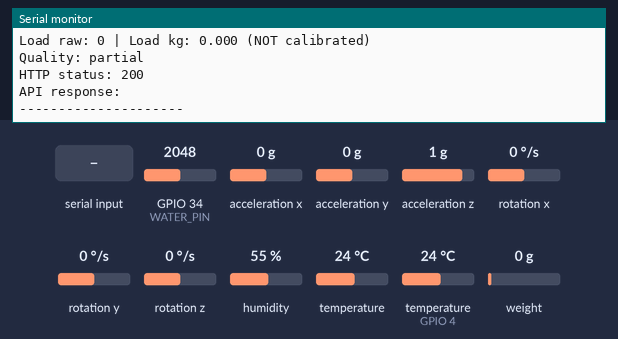
Bench run of a sketch on a simulated ESP32. Shown: the last lines printed to the serial monitor. Inputs (shaded band) come from the test bench; at power-on: acceleration x 0 g, GPIO 34 (WATER_PIN) = 2048, acceleration y 0 g, acceleration z 1 g, rotation x 0 °/s, rotation y 0 °/s, rotation z 0 °/s, humidity 55 %, temperature 24 °C, temperature (sensor on GPIO 4) 24 °C, weight on the scale 0 g (analog values on the 0–4095 scale). WiFi joins after 1.5 s; servers stay silent unless stated; uploads are accepted with an empty reply; EEPROM starts erased.

Above: at 3.7 s.
3.8 s: "t\n" received over Serial
At 5.5 s:
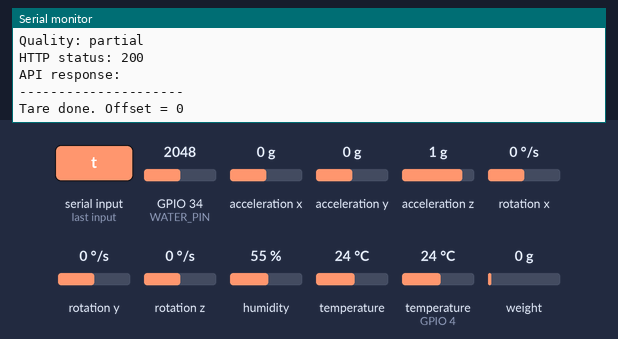
6.5 s: "r\n" received over Serial
At 7.4 s:
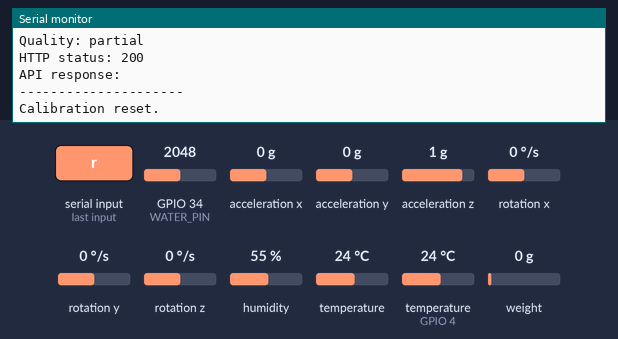
8.0 s: "90,45\n" received over Serial
At 8.4 s:
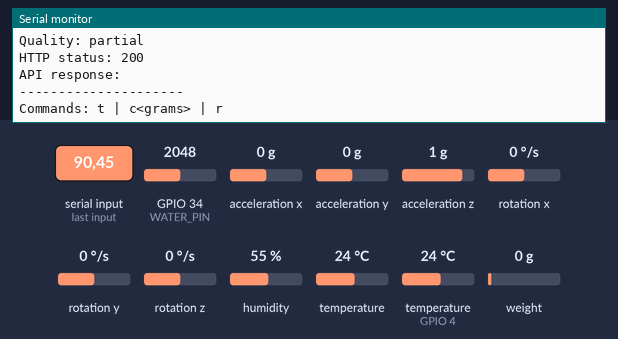
9.5 s: "c90\n" received over Serial
At 11.0 s:
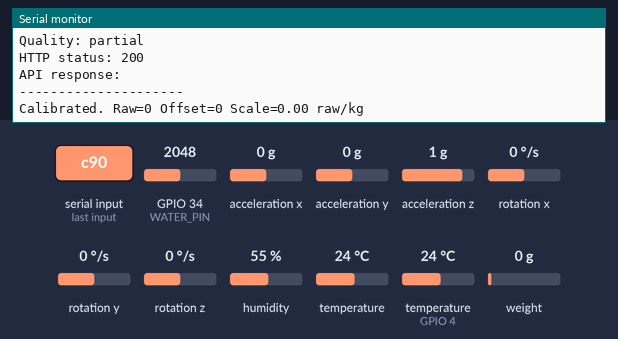
12.0 s: "c,45\n" received over Serial
At 12.7 s:
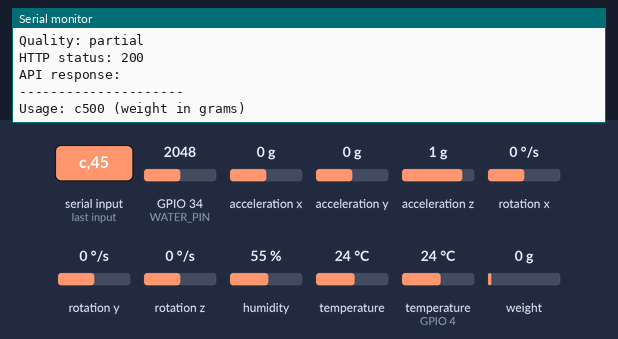
13.5 s: acceleration x set to -1.4 g
At 14.9 s:
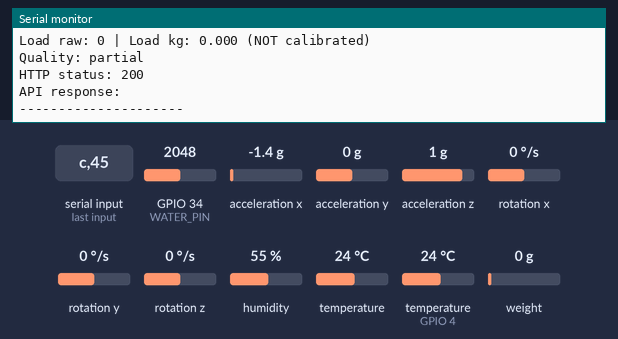

The sketch:

09_mqtt_publisher.ino
```cpp
#include <WiFi.h>
#include <HTTPClient.h>
#include <Wire.h>
#include <DHT.h>
#include <Adafruit_MPU6050.h>
#include <Adafruit_Sensor.h>
#include <Preferences.h>
#include "HX711.h"

// ========== WIFI ==========
const char* WIFI_SSID = "Bachelor";
const char* WIFI_PASSWORD = "12344321";
const char* API_URL = "http://192.168.0.102:5000/telemetry";

// ========== DEVICE ==========
const char* DEVICE_ID = "ESP32-GW-LAB-001";
const char* GATEWAY_ID = "gateway01";
const char* ZONE_ID = "LAB_PROTOTYPE";

// ========== PINS ==========
#define DHT_PIN 4
#define DHT_TYPE DHT22
#define WATER_PIN 34
#define HX711_DOUT 18
#define HX711_SCK 19

// ========== OBJECTS ==========
DHT dht(DHT_PIN, DHT_TYPE);
Adafruit_MPU6050 mpu;
HX711 scale;
Preferences prefs;

bool mpuReady = false;

// ========== LOAD CALIBRATION (flash-e save thake) ==========
long  loadOffset = 0;     // no-load raw value
float loadScale  = 0.0;   // raw units per kg (0 = calibrate kora hoy ni)

// ========== TIMERS ==========
unsigned long lastPublish = 0;
unsigned long lastDHTRead = 0;
unsigned long lastWiFiAttempt = 0;

const unsigned long PUBLISH_INTERVAL = 1000;
const unsigned long DHT_INTERVAL = 2000;
const unsigned long WIFI_RETRY = 5000;

// ========== LAST DHT READINGS ==========
float temperature = 0.0;
float humidity = 0.0;
bool dhtValid = false;

// ========== WIFI ==========
bool connectWiFi() {
  Serial.println("Connecting to Wi-Fi...");
  WiFi.mode(WIFI_STA);
  WiFi.setSleep(false);
  WiFi.begin(WIFI_SSID, WIFI_PASSWORD);

  unsigned long start = millis();
  while (WiFi.status() != WL_CONNECTED && millis() - start < 20000) {
    delay(500);
    Serial.print(".");
  }
  Serial.println();

  if (WiFi.status() == WL_CONNECTED) {
    Serial.println("Wi-Fi connected!");
    Serial.print("ESP32 IP: ");
    Serial.println(WiFi.localIP());
    return true;
  }
  Serial.println("Wi-Fi connection failed.");
  return false;
}

// ========== CALIBRATION ==========
void saveCalibration() {
  prefs.putLong("offset", loadOffset);
  prefs.putFloat("scale", loadScale);
}

// Serial commands:
//   t       -> tare (load cell-e kichu nai)
//   c500    -> known weight (gram) rekhe calibrate
//   r       -> reset
void handleSerial() {
  if (!Serial.available()) return;

  String cmd = Serial.readStringUntil('\n');
  cmd.trim();
  if (cmd.length() == 0) return;

  if (!scale.is_ready()) {
    Serial.println("HX711 not ready.");
    return;
  }

  if (cmd == "t") {
    loadOffset = scale.read_average(10);
    saveCalibration();
    Serial.printf("Tare done. Offset = %ld\n", loadOffset);

  } else if (cmd.startsWith("c")) {
    float grams = cmd.substring(1).toFloat();
    if (grams <= 0) {
      Serial.println("Usage: c500 (weight in grams)");
      return;
    }
    long raw = scale.read_average(10);
    loadScale = (float)(raw - loadOffset) / (grams / 1000.0);
    saveCalibration();
    Serial.printf("Calibrated. Raw=%ld Offset=%ld Scale=%.2f raw/kg\n",
                  raw, loadOffset, loadScale);

  } else if (cmd == "r") {
    loadOffset = 0;
    loadScale = 0.0;
    saveCalibration();
    Serial.println("Calibration reset.");

  } else {
    Serial.println("Commands: t | c<grams> | r");
  }
}

// ========== SETUP ==========
void setup() {
  Serial.begin(115200);
  delay(1000);

  Serial.println();
  Serial.println("================================");
  Serial.println("Karnaphuli Tunnel SHM");
  Serial.println("HTTP Telemetry + Load Calibration");
  Serial.println("Serial cmds: t | c<grams> | r");
  Serial.println("================================");

  analogReadResolution(12);

  prefs.begin("loadcal", false);
  loadOffset = prefs.getLong("offset", 0);
  loadScale = prefs.getFloat("scale", 0.0);
  Serial.printf("Load offset=%ld scale=%.2f\n", loadOffset, loadScale);

  dht.begin();

  Wire.begin(21, 22);
  if (mpu.begin()) {
    mpuReady = true;
    Serial.println("MPU6050 detected.");
  } else {
    Serial.println("WARNING: MPU6050 not detected.");
  }

  scale.begin(HX711_DOUT, HX711_SCK);
  if (scale.wait_ready_timeout(1000)) {
    Serial.println("HX711 detected.");
  } else {
    Serial.println("WARNING: HX711 not ready.");
  }

  connectWiFi();

  temperature = dht.readTemperature();
  humidity = dht.readHumidity();
  if (!isnan(temperature) && !isnan(humidity)) {
    dhtValid = true;
    lastDHTRead = millis();
  } else {
    temperature = 0.0;
    humidity = 0.0;
  }
}

// ========== LOOP ==========
void loop() {
  handleSerial();

  unsigned long now = millis();

  if (WiFi.status() != WL_CONNECTED) {
    if (now - lastWiFiAttempt >= WIFI_RETRY) {
      lastWiFiAttempt = now;
      connectWiFi();
    }
    return;
  }

  if (now - lastPublish < PUBLISH_INTERVAL) return;
  lastPublish = now;

  // ----- DHT22 -----
  if (now - lastDHTRead >= DHT_INTERVAL) {
    lastDHTRead = now;
    float t = dht.readTemperature();
    float h = dht.readHumidity();
    if (!isnan(t) && !isnan(h)) {
      temperature = t;
      humidity = h;
      dhtValid = true;
    } else {
      Serial.println("WARNING: DHT22 reading failed.");
    }
  }

  // ----- MPU6050 -----
  float ax = 0.0, ay = 0.0, az = 0.0;
  bool mpuValid = false;
  if (mpuReady) {
    sensors_event_t accel, gyro, sensorTemp;
    mpu.getEvent(&accel, &gyro, &sensorTemp);
    ax = accel.acceleration.x;
    ay = accel.acceleration.y;
    az = accel.acceleration.z;
    mpuValid = true;
  }

  // ----- Water sensor -----
  int waterRaw = analogRead(WATER_PIN);

  // ----- HX711 -----
  long loadRaw = 0;
  bool hx711Valid = scale.is_ready();
  if (hx711Valid) {
    loadRaw = scale.read_average(3);
  }

  bool loadCalibrated = (loadScale != 0.0);
  float loadKg = 0.0;
  if (hx711Valid && loadCalibrated) {
    loadKg = (float)(loadRaw - loadOffset) / loadScale;
  }

  const char* quality;
  if (!(dhtValid && mpuValid && hx711Valid)) {
    quality = "degraded";
  } else if (!loadCalibrated) {
    quality = "partial";
  } else {
    quality = "ok";
  }

  // ----- JSON -----
  char payload[640];
  snprintf(
    payload, sizeof(payload),
    "{"
      "\"device_id\":\"%s\","
      "\"gateway_id\":\"%s\","
      "\"zone_id\":\"%s\","
      "\"temperature\":%.2f,"
      "\"humidity\":%.2f,"
      "\"accel_x\":%.3f,"
      "\"accel_y\":%.3f,"
      "\"accel_z\":%.3f,"
      "\"water_raw\":%d,"
      "\"load_raw\":%ld,"
      "\"load_kg\":%.3f,"
      "\"dht_valid\":%s,"
      "\"mpu_valid\":%s,"
      "\"hx711_valid\":%s,"
      "\"quality_flag\":\"%s\""
    "}",
    DEVICE_ID, GATEWAY_ID, ZONE_ID,
    temperature, humidity, ax, ay, az,
    waterRaw, loadRaw, loadKg,
    dhtValid ? "true" : "false",
    mpuValid ? "true" : "false",
    hx711Valid ? "true" : "false",
    quality);

  // ----- HTTP POST -----
  HTTPClient http;
  http.setTimeout(5000);
  http.setReuse(false);

  if (!http.begin(API_URL)) {
    Serial.println("ERROR: Could not initialize HTTP.");
    return;
  }
  http.addHeader("Content-Type", "application/json");

  int httpCode = http.POST((uint8_t*)payload, strlen(payload));

  Serial.println();
  Serial.println("----- TELEMETRY -----");
  Serial.printf("Temp: %.2f C | Hum: %.2f %%\n", temperature, humidity);
  Serial.printf("Accel: %.3f %.3f %.3f\n", ax, ay, az);
  Serial.printf("Water raw: %d\n", waterRaw);
  Serial.printf("Load raw: %ld | Load kg: %.3f %s\n", loadRaw, loadKg,
                loadCalibrated ? "" : "(NOT calibrated)");
  Serial.printf("Quality: %s\n", quality);
  Serial.printf("HTTP status: %d\n", httpCode);

  if (httpCode > 0) {
    Serial.print("API response: ");
    Serial.println(http.getString());
  } else {
    Serial.print("HTTP error: ");
    Serial.println(http.errorToString(httpCode));
  }
  Serial.println("---------------------");

  http.end();
}
```

Measured:
- after the input at 3.8 s, the serial monitor: prints a new line after 1.2 s (image 1)
- after the input at 6.5 s, the serial monitor: prints a new line after 0.06 s (image 2)
- after the input at 8.0 s, the serial monitor: prints a new line at once (image 3)
- after the input at 9.5 s, the serial monitor: prints a new line after 1.1 s (image 4)
- after the input at 12.0 s, the serial monitor: prints a new line after 0.09 s (image 5)
- after the input at 13.5 s, the serial monitor: prints a new line after 0.57 s (image 6)
